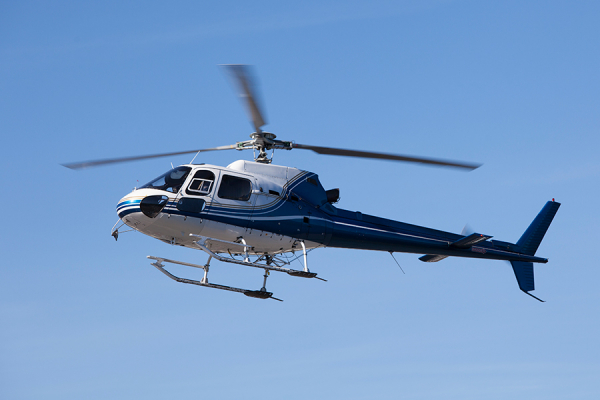
#> input picture 8OpenCVTemel_Islemler/helikopter.jpg, 600 x 400 px, found by its file name
$ python thresholding.py
#> lines starting #> are read from the running program, lines starting #| are printed output that depends on the picture; after the words box and inside, x2 and y2 are one past the last pixel; in counts of white or black regions, pixels touching at a corner belong together
import cv2
import numpy as np
from matplotlib import pyplot as plt

img=cv2.imread("C:\\Users\\umuty\\Desktop\\OpenCV\\test_images\\helikopter.jpg",0)
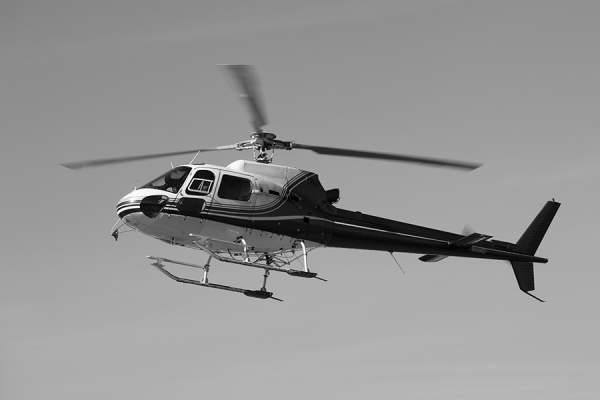
#> img: shape (400, 600); min 0, max 254, mean 148.9

ret,th1=cv2.threshold(img,120,255,cv2.THRESH_BINARY) ##siyah ve beyazlara cevirir(0 ve 1)
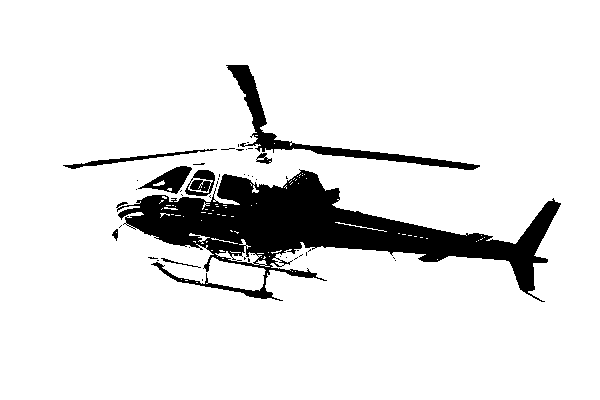
#> th1: shape (400, 600); 89.6% white; 45 black regions (37 under 20 px), largest, box (x1, y1, x2, y2) and area: (116, 169, 561, 302) 20157, (226, 65, 480, 170) 2789, (138, 166, 192, 194) 662
th2=cv2.adaptiveThreshold(img,255,cv2.ADAPTIVE_THRESH_MEAN_C,cv2.THRESH_BINARY,11,2)
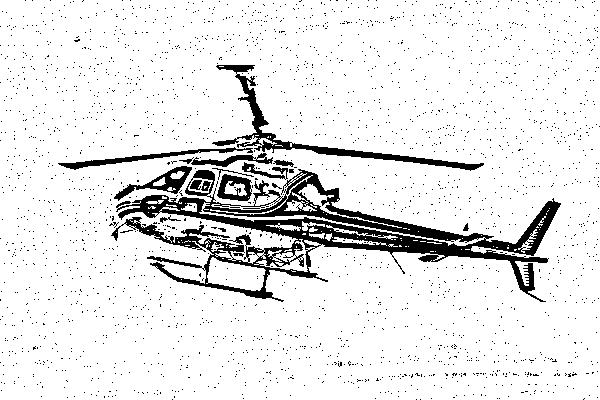
#> th2: shape (400, 600); 90.6% white; 2401 black regions (2384 under 20 px), largest, box (x1, y1, x2, y2) and area: (111, 169, 561, 302) 13858, (212, 65, 484, 171) 2457, (58, 147, 253, 170) 813
th3=cv2.adaptiveThreshold(img,255,cv2.ADAPTIVE_THRESH_GAUSSIAN_C,cv2.THRESH_BINARY,11,2)
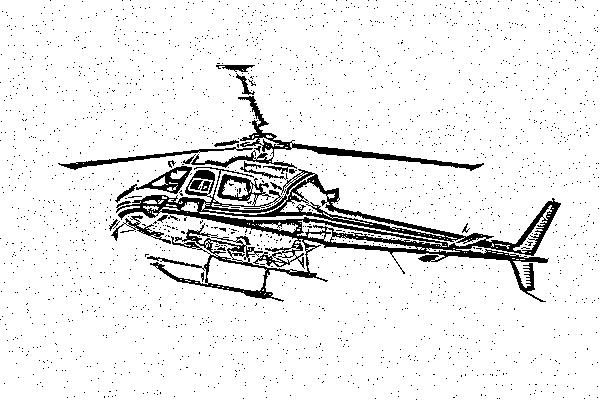
#> th3: shape (400, 600); 91.9% white; 2044 black regions (2023 under 20 px), largest, box (x1, y1, x2, y2) and area: (116, 167, 561, 302) 12256, (191, 96, 484, 174) 2192, (58, 147, 253, 170) 666

#gaussion daha ayrintili yapiyor

cv2.imshow("Helikopter",img)
cv2.imshow("img_th1",th1)
cv2.imshow("img_th2",th2)
cv2.imshow("img_th3",th3)
cv2.waitKey(0)
cv2.destroyAllWindows()
